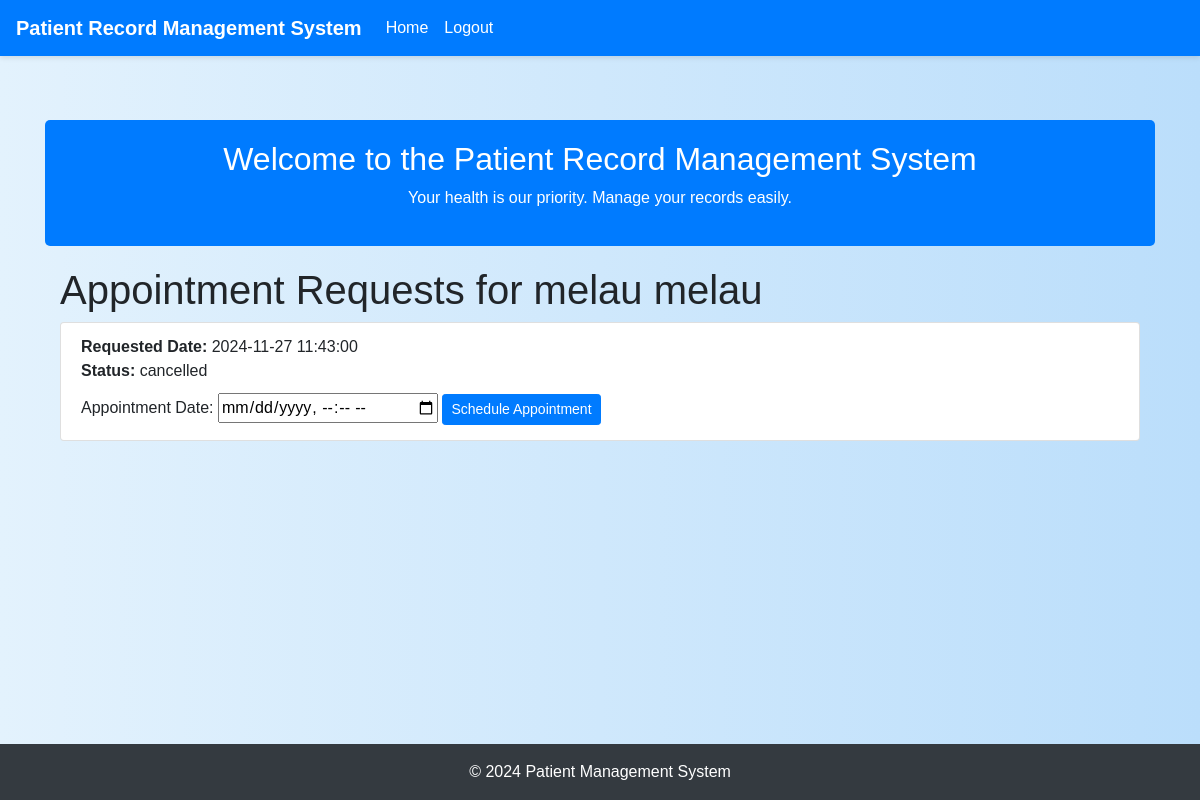
Page /doctor/view_appointment_requests/1 (signed in) on the committed database.
### app/models.py (models this page shows, shortened)
class Patient(db.Model):
    id = db.Column(db.Integer, primary_key=True)
    user_id = db.Column(db.Integer, db.ForeignKey('user.id'), unique=True, nullable=False)
    first_name = db.Column(db.String(100), nullable=False)
    last_name = db.Column(db.String(100), nullable=False)
    dob = db.Column(db.Date, nullable=False)
    phone_number = db.Column(db.String(15), nullable=True)
    address = db.Column(db.String(255), nullable=True)
    is_admitted = db.Column(db.Boolean, default=False)
    room_id = db.Column(db.Integer, db.ForeignKey('room.id'), nullable=True)
    bed_id = db.Column(db.Integer, db.ForeignKey('bed.id'), nullable=True)
    room = db.relationship('Room', backref='patients', lazy=True)
    bed = db.relationship('Bed', backref='patients', lazy=True)

class AppointmentRequest(db.Model):
    id = db.Column(db.Integer, primary_key=True)
    patient_id = db.Column(db.Integer, db.ForeignKey('patient.id'), nullable=False)
    user_id = db.Column(db.Integer, db.ForeignKey('user.id'), nullable=False)
    requested_time = db.Column(db.DateTime, nullable=False)
    specialization_needed = db.Column(db.String(100), nullable=True)
    reason = db.Column(db.String(255), nullable=True)
    status = db.Column(db.String(20), default='pending')
    patient = db.relationship('Patient', backref='appointment_requests', lazy=True)

### app/route.py (the view)
@main_bp.route('/doctor/view_appointment_requests/<int:patient_id>', methods=['GET'])
@login_required
def view_appointment_requests(patient_id):
    if current_user.role != 'doctor':
        flash('Unauthorized access!', 'danger')
        return redirect(url_for('main.index'))
    patient = Patient.query.get_or_404(patient_id)
    appointment_requests = (
        AppointmentRequest.query
        .filter_by(patient_id=patient.id)  # Filter by the patient's ID
        .options(db.joinedload(AppointmentRequest.patient_requester))  # Eager load patient_requester (User) information
        .all()
    )
    return render_template(
        'view_appointment_requests.html',
        requests=appointment_requests,
        patient=patient
    )

### app/templates/view_appointment_requests.html (shortened to what this page needs)
{% extends "layout.html" %}
{% block content %}
<div class="container">
    <h1>Appointment Requests for {{ patient.first_name }} {{ patient.last_name }}</h1>
    {% if requests %}
        <ul class="list-group">
            {% for request in requests %}
                <li class="list-group-item">
                    <strong>Requested Date:</strong> {{ request.requested_time.strftime('%Y-%m-%d %H:%M:%S') }}<br>
                    <strong>Status:</strong> {{ request.status }}<br>
                    <form action="{{ url_for('main.schedule_appointment_for_patient', patient_id=request.patient_id) }}" method="POST" style="margin-top: 10px;">
                        <label for="appointment_date">Appointment Date:</label>
                        <input type="datetime-local" name="appointment_date" required>
                        <button type="submit" class="btn btn-primary btn-sm">Schedule Appointment</button>
                    </form>
                </li>
            {% endfor %}
        </ul>
    {% else %}
        <p>No appointment requests available for this patient.</p>
    {% endif %}
</div>
{% endblock %}

### app/static/css/style.css (style rules this page uses)
:root { --primary-color: #007bff; --secondary-color: #6c757d; --success-color: #28a745; --info-color: #17a2b8; --warning-color: #ffc107; --danger-color: #dc3545; --background-color: #f8f9fa; --footer-background: #343a40; }
body { background-color: var(--background-color); font-family: Arial, sans-serif; margin: 0; padding: 0; }

### app/templates/layout.html (style rules this page uses)
body { display: flex; flex-direction: column; min-height: 100vh; background: linear-gradient(to right, #e3f2fd, #bbdefb); }

### rows in the picture
Patient: first_name "melau", last_name "melau"
AppointmentRequest: requested_time "2024-11-27 11:43:00", status "cancelled"
